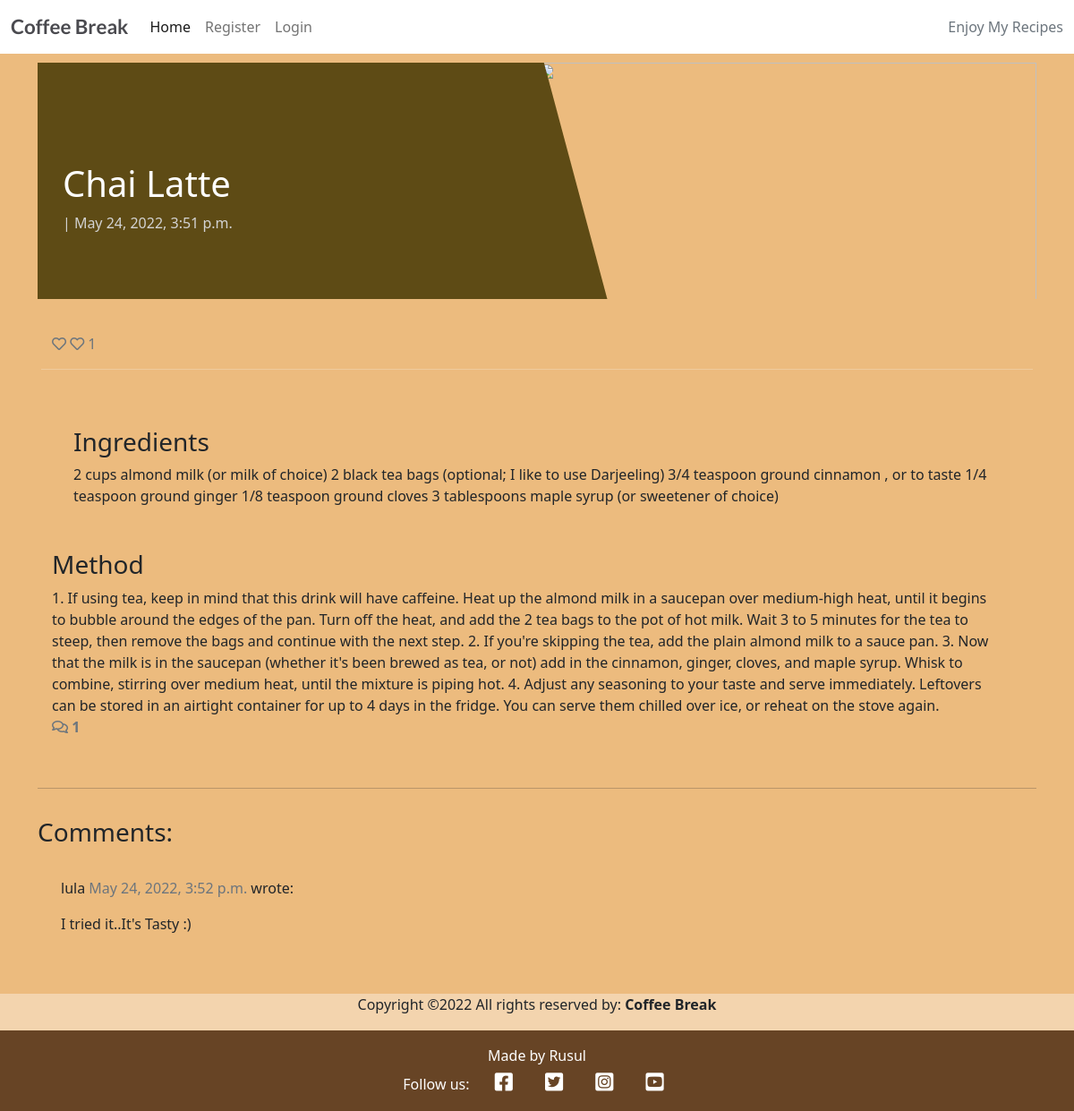
The app's page /chai-latte/ with its own data.
### coffeeblog/models.py (models this page shows, shortened)
class Post(models.Model):
    title = models.CharField(max_length=200, unique=True)
    slug = models.SlugField(max_length=200)
    author = models.ForeignKey(
        User, on_delete=models.CASCADE, related_name="blog_posts")
    updated_on = models.DateTimeField(auto_now=True)
    ingredients = models.TextField(default="")
    content = models.TextField(default="")
    time = models.IntegerField(default=0)
    featured_image = CloudinaryField('image', default='placeholder')
    excerpt = models.TextField(blank=True)
    created_on = models.DateTimeField(auto_now_add=True)
    status = models.IntegerField(choices=STATUS, default=0)
    likes = models.ManyToManyField(
        User, related_name='blogpost_likes', blank=True)
    class Meta:
        ordering = ['-created_on']
    def number_of_likes(self):
        return self.likes.count()

class Comment(models.Model):
    post = models.ForeignKey(
        Post, on_delete=models.CASCADE, related_name="comments")
    name = models.CharField(max_length=80)
    email = models.EmailField()
    body = models.TextField()
    created_on = models.DateTimeField(auto_now_add=True)
    approved = models.BooleanField(default=False)
    class Meta:
        ordering = ['created_on']

### coffeeblog/views.py (the view, shortened to what this page needs)
# urls.py: path('<slug:slug>/', views.PostDetail.as_view(), name='post_detail'),
class PostDetail(View):
    def get(self, request, slug, *args, **kwargs):
        queryset = Post.objects.filter(status=1)
        post = get_object_or_404(queryset, slug=slug)
        comments = post.comments.filter(approved=True).order_by("-created_on")
        liked = False
        if post.likes.filter(id=self.request.user.id).exists():
            liked = True
        return render(
            request,
            "post_detail.html",
            {
                "post": post,
                "comments": comments,
                "commented": False,
                "liked": liked,
                "comment_form": CommentForm()
            },
        )

### templates/post_detail.html (shortened to what this page needs)
{% extends 'base.html' %} {% block content %}
{% load crispy_forms_tags %}
<div class="masthead">
    <div class="container">
        <div class="row g-0">
            <div class="col-md-6 masthead-text">
                <h1 class="post-title">{{ post.title }}
                </h1>
                <p class="post-subtitle">{{ post_author }} | {{post.created_on}}</p>
            </div>
            <div class="d-none d-md-block col-md-6 masthead-image">
                {% if "placeholder" in post.featured_image.url %}
                <img src="https://www.torani.com/sites/default/files/recipes/illustration/GettyImages-1130315137%20%281%29-min.jpg" width="100%">
                {% else %}
                <img src="{{ post.featured_image.url }}" width="100%">
                {% endif %}
            </div>
        </div>
    </div>
</div>
<div class="container">
    <div class="row">
        <div class="col card mb-4  mt-3 left  top">
            <div class="card-body">
                <div class="row">
                    <div class="col-1">
                        <strong>
                            {% if user.is_authenticated %}
                            <form class="d-inline" action="{% url 'post_like' post.slug %}" method="POST">
                                {% csrf_token %}
                                {% if liked %}
                                <button type="submit" name="blogpost_id" value="{{post.slug}}" class="btn-like"><i
                                    class="fas fa-heart"></i></button>
                                {% else %}
                                <button type="submit" name="blogpost_id" value="{{post.slug}}" class="btn-like"><i
                                    class="far fa-heart"></i></button>
                                {% endif %}
                            </form>
                            {% else %}
                            <span class="text-secondary"><i class="far fa-heart"></i></span>
                            {% endif %}
                        </strong>
                        <span class="text-secondary"><i class="far fa-heart"></i> {{ post.number_of_likes }} </span>
                    </div>
                    <hr class="mx-auto mt-3 mb-3 text-light">
                    <div class="col mt-2 mb-3">
                    </div>
                    <div class="row mt-5">
                        <div class="col-12 text-dark">
                            <h3 class="black-text">Ingredients</h3>
                            {{ post.ingredients|safe }}
                        </div>
                    </div>
                    <div class="row mt-5">
                        <div class="col-12 text-dark">
                            <h3 class="black-text">Method</h3>
                            {{ post.content|safe }}
                        </div>
                    </div>
                    <div class="col-1">
                        {% with comments.count as total_comments %}
                        <strong class="text-secondary"><i class="far fa-comments"></i>
                        {{ total_comments }}</strong>
                        {% endwith %}
                    </div>
                </div>
            </div>
        </div>
    </div>
    <div class="row">
        <div class="col">
            <hr>
        </div>
    </div>
    <div class="row">
        <div class="col-md-8 card mb-4  mt-3 ">
            <h3>Comments:</h3>
            <div class="card-body">
                {% for comment in comments%}
                <div class="comments" style="padding: 10px;">
                    <p class="font-weight-bold">
                        {{ comment.name }}
                        <span class=" text-muted font-weight-normal">
                            {{ comment.created_on }}
                        </span> wrote:
                    </p>
                    {{ comment.body | linebreaks }}
                </div>
                {% endfor %}
            </div>
        </div>
        <div class="col-md-4 card mb-4  mt-3 ">
            {% if commented %}
            <div class="alert alert-success" role="alert">
                Your comment is being approved, please wait.
            </div>
            {% else %}
            <div class="card-body">
            {% endif %}
            </div>
        </div>
    </div>
</div>
{% endblock content %}

### static/css/style.css (style rules this page uses)
body { background-color: #F9FAFC; background-repeat: no-repeat; }
img { width: 100%; height: 30vw; object-fit: cover; }
.main-bg { background-color: #e1943566; }
.card { border: none; background-color: transparent; }
.masthead { margin-top: 10px; overflow: hidden; position: relative; display: inline-block; height: 33vh; width: 100%; }
.masthead-text { background-color: #5e4b15; color: white; position: relative; }
.masthead-image { position: relative; overflow: hidden; }
.masthead-image:after { content: ""; position: absolute; top: 0; right: 90%; height: 100%; width: 150%; background: #5e4b15; -webkit-transform: skew(15deg); -moz-transform: skew(15deg); transform: skew(15deg); z-index: 100; }
.post-title { margin-top: 20%; margin-left: 5%; }
.post-subtitle { margin-left: 5%; color: lightgray; }

### records on screen
Post: title "Chai Latte", created_on "May 24, 2022, 3:51 p.m.", number_of_likes "1", ingredients "2 cups almond milk (or milk of choice) 2 black tea bags (optional; I like to use Darjeeling) 3/4 teaspoon ground cinnamon , or to taste 1/4 teaspoon ground ginger 1/8 teaspoon ground cloves 3 tablespoons maple syrup (or sweetener of choice)", content "1. If using tea, keep in mind that this drink will have caffeine. Heat up the almond milk in a saucepan over medium-high heat, until it begins to bubble around the edges of the pan. Turn off the heat, and add the 2 tea bags to the pot of hot milk. Wait 3 to 5 minutes for the tea to steep, then remove the bags and continue with the next step. 2. If you're skipping the tea, add the plain almond milk to a sauce pan. 3. Now that the milk is in the saucepan (whether it's been brewed as tea, or not) add in the cinnamon, ginger, cloves, and maple syrup. Whisk to combine, stirring over medium heat, until the mixture is piping hot. 4. Adjust any seasoning to your taste and serve immediately.…"
Comment: name "lula", created_on "May 24, 2022, 3:52 p.m.", body "I tried it..It's Tasty :)"

### other values on screen
{{ total_comments }} "1"
